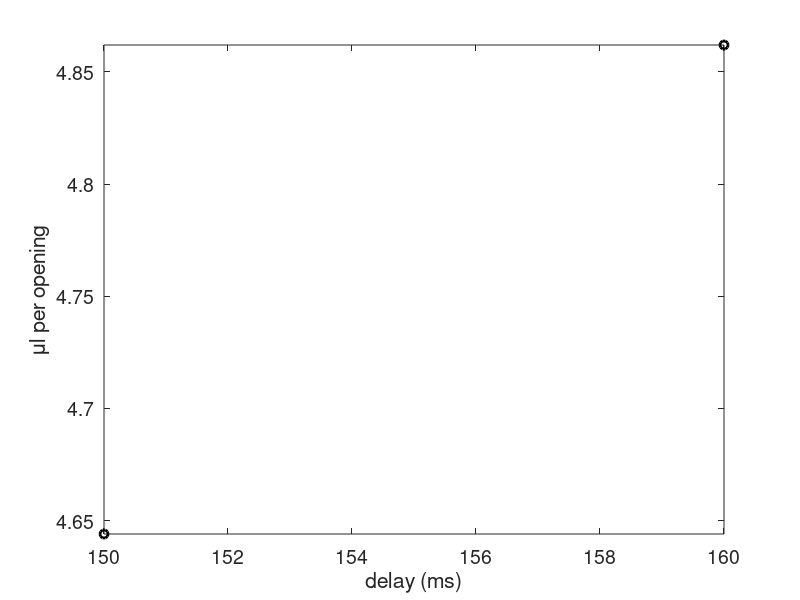

This figure's MATLAB source: (Note: this script raises an error after producing the figure.)
%% 27 Jan 2022 solenoid calibration after leak fixed
baseline_weight = 1.1307;
n = [100 100]; % number of valve openings
delay = [150 160]; % ms
weight = [1.5951 1.6169]; % weight with water from testing
ul_opening = zeros(size(weight));
for ii = 1:length(delay)
    ul_opening(ii) = (weight(ii)-baseline_weight)/n(ii)*1000;
end

figure
[~,i] = sort(delay);
plot(delay(i),ul_opening(i),'ok','LineWidth',2)
set(gca,'FontSize',14)
xlabel('delay (ms)')
ylabel('\mul per opening')
axis tight

mdl = fitlm(delay,ul_opening);
pred_x = (50:1:200)';
pred_ul = predict(mdl,pred_x);
hold on;
plot(pred_x,pred_ul,'r-','LineWidth',2)

fprintf('closest to 5 ul: %d ms\n',pred_x(knnsearch(pred_ul,5)))

%% 19 Jan 2022 solenoid calibration after leak fixed
baseline_weight = 1.1308;
n = [100 100 100]; % number of valve openings
delay = [135 135 150]; % ms
weight = [1.5148 1.5517 1.6436]; % weight with water from testing
ul_opening = zeros(size(weight));
for ii = 1:length(delay)
    ul_opening(ii) = (weight(ii)-baseline_weight)/n(ii)*1000;
end

figure
[~,i] = sort(delay);
plot(delay(i),ul_opening(i),'ok','LineWidth',2)
set(gca,'FontSize',14)
xlabel('delay (ms)')
ylabel('\mul per opening')
axis tight

mdl = fitlm(delay,ul_opening);
pred_x = (50:1:200)';
pred_ul = predict(mdl,pred_x);
hold on;
plot(pred_x,pred_ul,'r-','LineWidth',2)

fprintf('closest to 5 ul: %d ms\n',pred_x(knnsearch(pred_ul,5)))

%% 10 Dec 2021 solenoid calibration after leak fixed
baseline_weight = 1.1305;
n = [100 100 100 100]; % number of valve openings
delay = [100 50 150 135]; % ms
weight = [1.5494 1.4224 1.6697 1.6292]; % weight with water from testing
ul_opening = zeros(size(weight));
for ii = 1:length(delay)
    ul_opening(ii) = (weight(ii)-baseline_weight)/n(ii)*1000;
end

figure
[~,i] = sort(delay);
plot(delay(i),ul_opening(i),'ok','LineWidth',2)
set(gca,'FontSize',14)
xlabel('delay (ms)')
ylabel('\mul per opening')
axis tight

mdl = fitlm(delay,ul_opening);
pred_x = (50:5:200)';
pred_ul = predict(mdl,pred_x);
hold on;
plot(pred_x,pred_ul,'r-','LineWidth',2)

%% 10 Dec 2021 solenoid calibration
baseline_weight = 1.1305;
n = [200 200 100 100 100 100 100]; % number of valve openings
delay = [50 100 120 80 100 150 100]; % ms
weight = [1.6178 1.9065 1.5562 1.4535 1.4982 1.6128 1.5494]; % weight with water from testing
ul_opening = zeros(size(weight));
for ii = 1:length(delay)
    ul_opening(ii) = (weight(ii)-baseline_weight)/n(ii)*1000;
end

figure
[~,i] = sort(delay);
plot(delay(i),ul_opening(i),'ok','LineWidth',2)
set(gca,'FontSize',14)
xlabel('delay (ms)')
ylabel('\mul per opening')
axis tight

mdl = fitlm(delay,ul_opening);
pred_x = (50:5:200)';
pred_ul = predict(mdl,pred_x);
hold on;
plot(pred_x,pred_ul,'r-','LineWidth',2)
